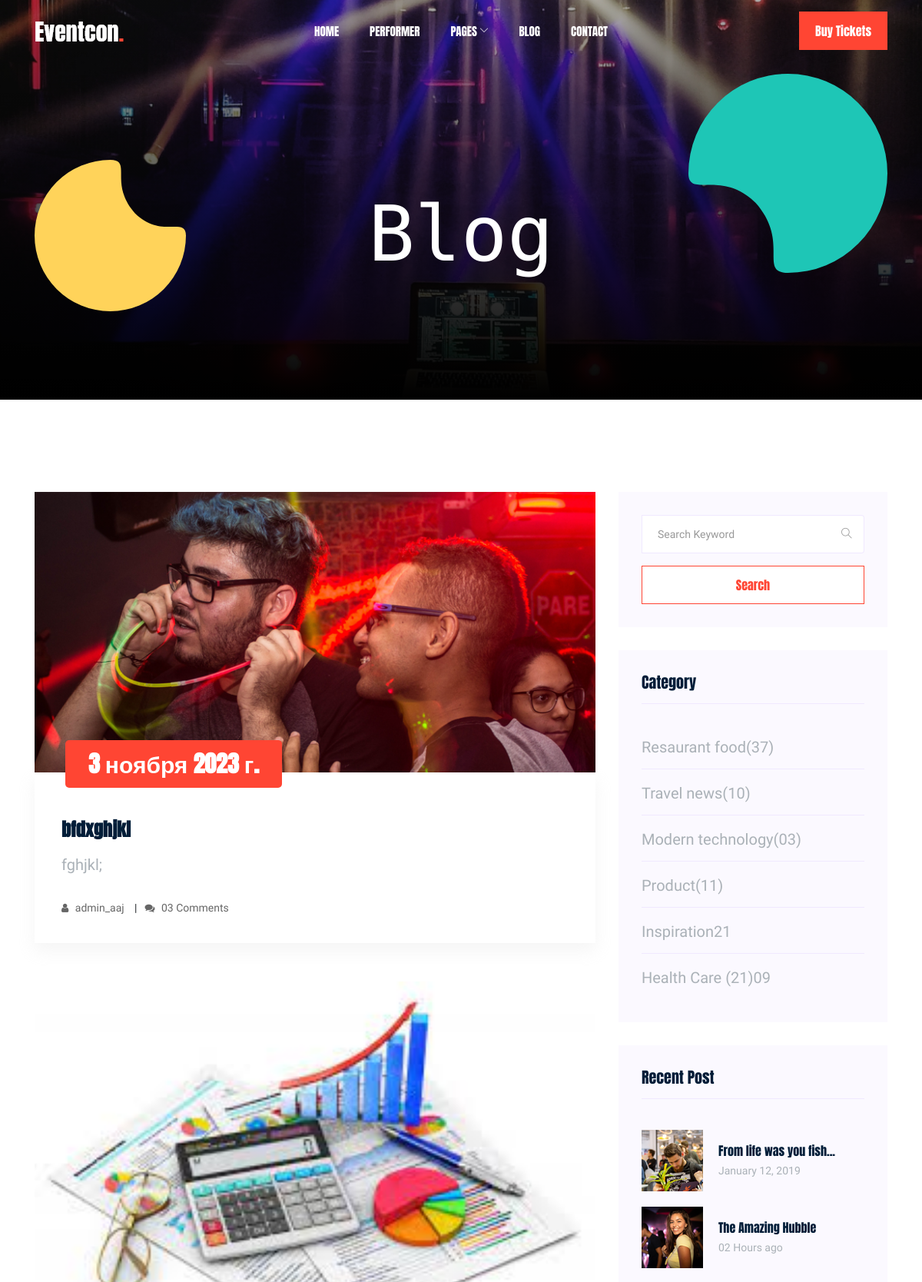
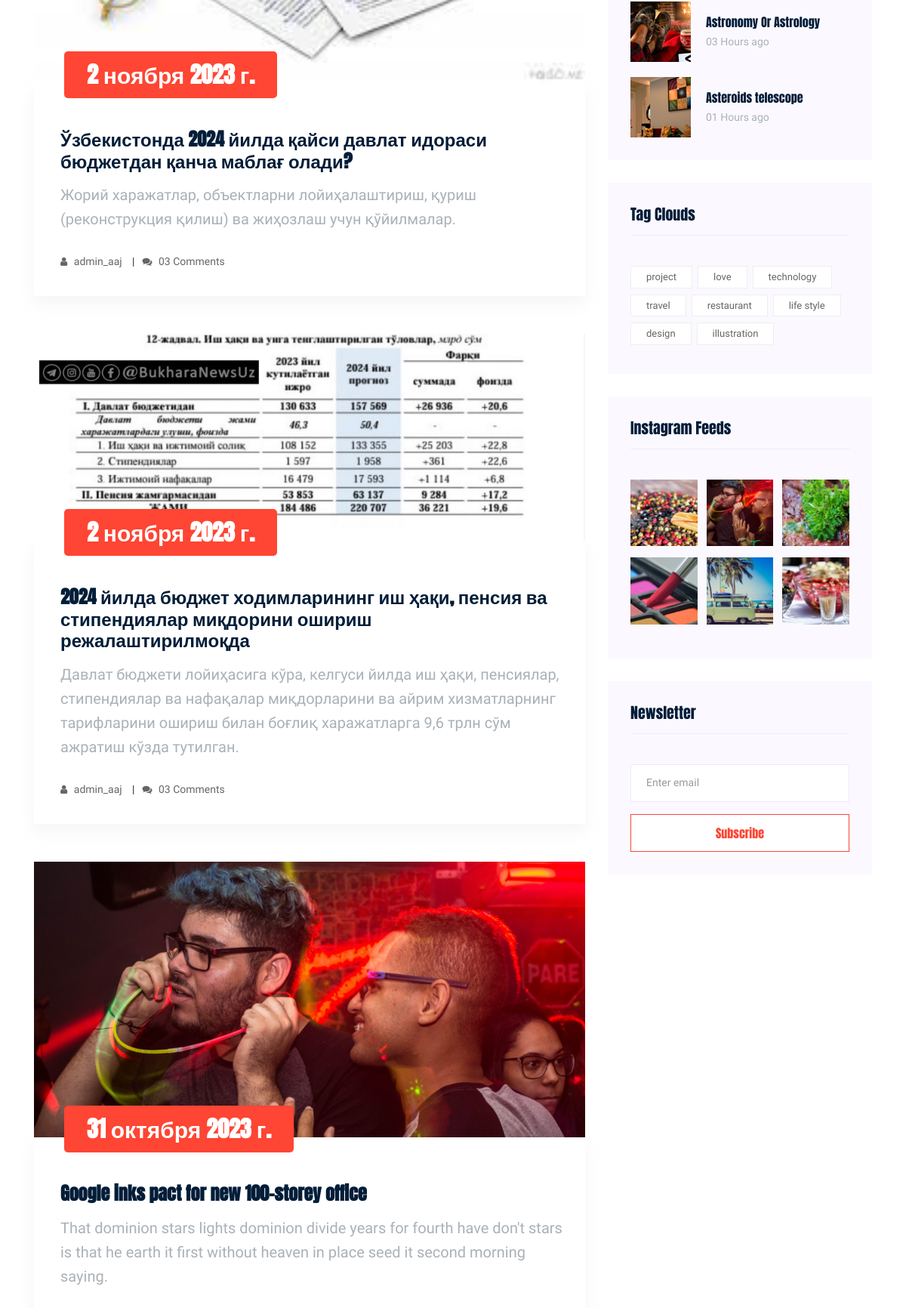
Screenshot of /blog/ (upper part) with the database file from the repository (2 pictures, top to bottom).
### articles/models.py (models this page shows, shortened)
class Article(models.Model):
    title = models.CharField('Sarlavha', max_length=200)
    summary = models.TextField('Qisqaca malumot')
    body = models.TextField('To\'liq malumot')
    author = models.ForeignKey(
        get_user_model(),
        on_delete=models.CASCADE,
    )
    data = models.DateField('Sana')
    photo = models.ImageField('Rasm' ,upload_to='images/')

### articles/views.py (the view)
# urls.py: path('', ArticleListView, name='blog'),
def ArticleListView(request):
    latest_list = Article.objects.order_by('-id')
    return render(request, 'blog.html', {"latest_list": latest_list})

### templates/blog.html (shortened to what this page needs)
{% extends 'base.html' %}
{% load static %}
{% block content %}
     <div class="bradcam_area">
        <div class="single_bradcam  d-flex align-items-center bradcam_bg_1 overlay">
              <div class="container">
                    <div class="row align-items-center justify-content-center">
                       <div class="col-xl-12">
                          <div class="bradcam_text text-center">
                            <div class="shape_1 wow fadeInUp" data-wow-duration="1s" data-wow-delay=".2s">
                                <img src="{% static 'img/shape/shape_1.svg' %}" alt="">
                            </div>
                            <div class="shape_2 wow fadeInDown" data-wow-duration="1s" data-wow-delay=".3s">
                                <img src="{% static 'img/shape/shape_2.svg' %}" alt="">
                            </div>
                                <h3 class="wow fadeInRight" data-wow-duration="1s" data-wow-delay=".3s">Blog</h3>
                          </div>
                       </div>
                    </div>
              </div>
           </div>
     </div>
    <section class="blog_area section-padding">
        <div class="container">
            <div class="row">
                <div class="col-lg-8 mb-5 mb-lg-0">
                    <div class="blog_left_sidebar">
                        {% for post in latest_list %}
                        <article class="blog_item">
                            <div class="blog_item_img">
                                <img class="card-img rounded-0" src="{{ post.photo.url }}" alt="">
                                <a href="#" class="blog_item_date">
                                    <h3> {{ post.data }} </h3>
                                </a>
                            </div>
                            <div class="blog_details">
                                <a class="d-inline-block" href="{% url 'post_detail' post.pk %}">
                                    <h2>{{ post.title }}</h2>
                                </a>
                                <p>{{ post.summary }}</p>
                                <ul class="blog-info-link">
                                    <li><a href="#"><i class="fa fa-user"></i> {{ post.author }} </a></li>
                                    <li><a href="#"><i class="fa fa-comments"></i> 03 Comments</a></li>
                                </ul>
                            </div>
                        </article>
                        {% endfor %}
                    </div>
                </div>
                <div class="col-lg-4">
                    <div class="blog_right_sidebar">
                        <aside class="single_sidebar_widget search_widget">
                            <form action="#">
                                <div class="form-group">
                                    <div class="input-group mb-3">
                                        <input type="text" class="form-control" placeholder='Search Keyword'
                                            onfocus="this.placeholder = ''"
                                            onblur="this.placeholder = 'Search Keyword'">
                                        <div class="input-group-append">
                                            <button class="btn" type="button"><i class="ti-search"></i></button>
                                        </div>
                                    </div>
                                </div>
                                <button class="button rounded-0 primary-bg text-white w-100 btn_1 boxed-btn"
                                    type="submit">Search</button>
                            </form>
                        </aside>
                        <aside class="single_sidebar_widget post_category_widget">
                            <h4 class="widget_title">Category</h4>
                            <ul class="list cat-list">
                                <li>
                                    <a href="#" class="d-flex">
                                        <p>Resaurant food</p>
                                        <p>(37)</p>
                                    </a>
                                </li>
                                <li>
                                    <a href="#" class="d-flex">
                                        <p>Travel news</p>
                                        <p>(10)</p>
                                    </a>
                                </li>
                                <li>
                                    <a href="#" class="d-flex">
                                        <p>Modern technology</p>
                                        <p>(03)</p>
                                    </a>
                                </li>
                                <li>
                                    <a href="#" class="d-flex">
                                        <p>Product</p>
                                        <p>(11)</p>
                                    </a>
                                </li>
                                <li>
                                    <a href="#" class="d-flex">
                                        <p>Inspiration</p>
                                        <p>21</p>
                                    </a>
                                </li>
                                <li>
                                    <a href="#" class="d-flex">
                                        <p>Health Care (21)</p>
                                        <p>09</p>
                                    </a>
                                </li>
                            </ul>
                        </aside>
                        <aside class="single_sidebar_widget popular_post_widget">
                            <h3 class="widget_title">Recent Post</h3>
                            <div class="media post_item">
                                <img src="img/post/post_1.png" alt="post">
                                <div class="media-body">
                                    <a href="single-blog.html">
                                        <h3>From life was you fish...</h3>
                                    </a>
                                    <p>January 12, 2019</p>
                                </div>
                            </div>
                            <div class="media post_item">
                                <img src="img/post/post_2.png" alt="post">
                                <div class="media-body">
                                    <a href="single-blog.html">
                                        <h3>The Amazing Hubble</h3>
                                    </a>
                                    <p>02 Hours ago</p>
                                </div>
                            </div>
                            <div class="media post_item">
                                <img src="img/post/post_3.png" alt="post">
                                <div class="media-body">
                                    <a href="single-blog.html">
                                        <h3>Astronomy Or Astrology</h3>
                                    </a>
                                    <p>03 Hours ago</p>
                                </div>
                            </div>
                            <div class="media post_item">
                                <img src="img/post/post_4.png" alt="post">
                                <div class="media-body">
                                    <a href="single-blog.html">
                                        <h3>Asteroids telescope</h3>
                                    </a>
                                    <p>01 Hours ago</p>
                                </div>
                            </div>
                        </aside>
                        <aside class="single_sidebar_widget tag_cloud_widget">
                            <h4 class="widget_title">Tag Clouds</h4>
                            <ul class="list">
                                <li>
                                    <a href="#">project</a>
                                </li>
                                <li>
                                    <a href="#">love</a>
                                </li>
                                <li>
                                    <a href="#">technology</a>
                                </li>
                                <li>
                                    <a href="#">travel</a>
                                </li>
                                <li>
                                    <a href="#">restaurant</a>
                                </li>
                                <li>
                                    <a href="#">life style</a>
                                </li>
                                <li>
                                    <a href="#">design</a>
                                </li>
                                <li>
                                    <a href="#">illustration</a>
                                </li>
                            </ul>
                        </aside>
                        <aside class="single_sidebar_widget instagram_feeds">
                            <h4 class="widget_title">Instagram Feeds</h4>
                            <ul class="instagram_row flex-wrap">
                                <li>
                                    <a href="#">
                                        <img class="img-fluid" src="img/post/post_5.png" alt="">
                                    </a>
                                </li>
                                <li>
                                    <a href="#">
                                        <img class="img-fluid" src="img/post/post_6.png" alt="">
                                    </a>
                                </li>
                                <li>
                                    <a href="#">
                                        <img class="img-fluid" src="img/post/post_7.png" alt="">
                                    </a>
                                </li>
                                <li>
                                    <a href="#">
                                        <img class="img-fluid" src="img/post/post_8.png" alt="">
                                    </a>
                                </li>
                                <li>
                                    <a href="#">
                                        <img class="img-fluid" src="img/post/post_9.png" alt="">
                                    </a>
                                </li>
                                <li>
                                    <a href="#">
                                        <img class="img-fluid" src="img/post/post_10.png" alt="">
                                    </a>
                                </li>
                            </ul>
                        </aside>
                        <aside class="single_sidebar_widget newsletter_widget">
                            <h4 class="widget_title">Newsletter</h4>
                            <form action="#">
                                <div class="form-group">
                                    <input type="email" class="form-control" onfocus="this.placeholder = ''"
                                        onblur="this.placeholder = 'Enter email'" placeholder='Enter email' required>
                                </div>
                                <button class="button rounded-0 primary-bg text-white w-100 btn_1 boxed-btn"
                                    type="submit">Subscribe</button>
                            </form>
                        </aside>
                    </div>
                </div>
            </div>
        </div>
    </section>
{% endblock content %}

### rows the page displays
Article: photo (picture), data "3 ноября 2023 г.", title "bfdxghjkl", summary "fghjkl;", author "admin_aaj"
Article: photo (picture), data "2 ноября 2023 г.", title "Ўзбекистонда 2024 йилда қайси давлат идораси бюджетдан қанча маблағ олади?", summary "Жорий харажатлар, объектларни лойиҳалаштириш, қуриш (реконструкция қилиш) ва жиҳозлаш учун қўйилмалар.", author "admin_aaj"
Article: photo (picture), data "2 ноября 2023 г.", title "2024 йилда бюджет ходимларининг иш ҳақи, пенсия ва стипендиялар миқдорини ошириш режалаштирилмоқда", summary "Давлат бюджети лойиҳасига кўра, келгуси йилда иш ҳақи, пенсиялар, стипендиялар ва нафақалар миқдорларини ва айрим хизматларнинг тарифларини ошириш билан боғлиқ харажатларга 9,6 трлн сўм ажратиш кўзда тутилган.", author "admin_aaj"
Article: photo (picture), data "31 октября 2023 г.", title "Google inks pact for new 100-storey office", summary "That dominion stars lights dominion divide years for fourth have don't stars is that he earth it first without heaven in place seed it second morning saying."
